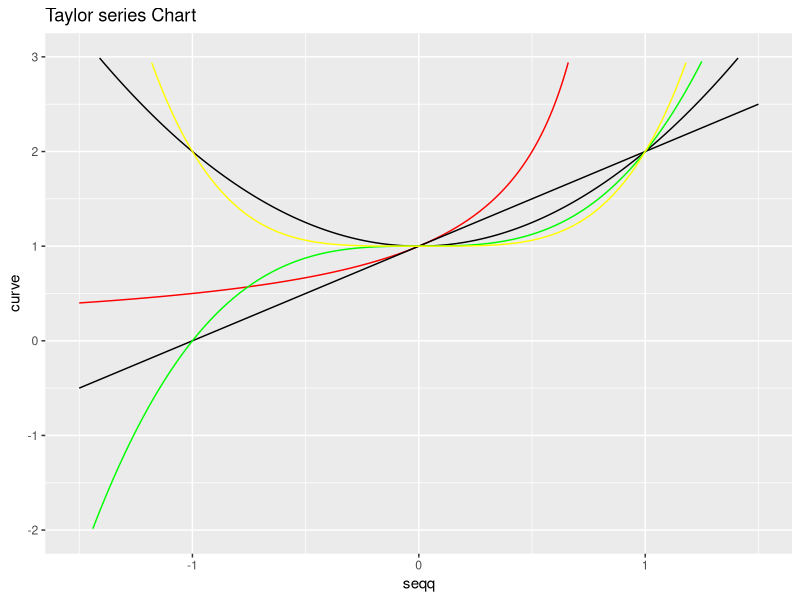
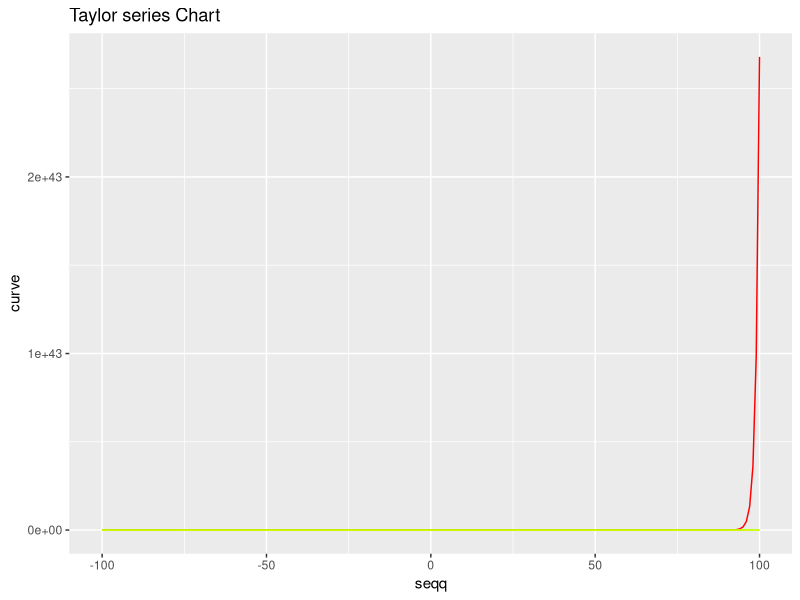
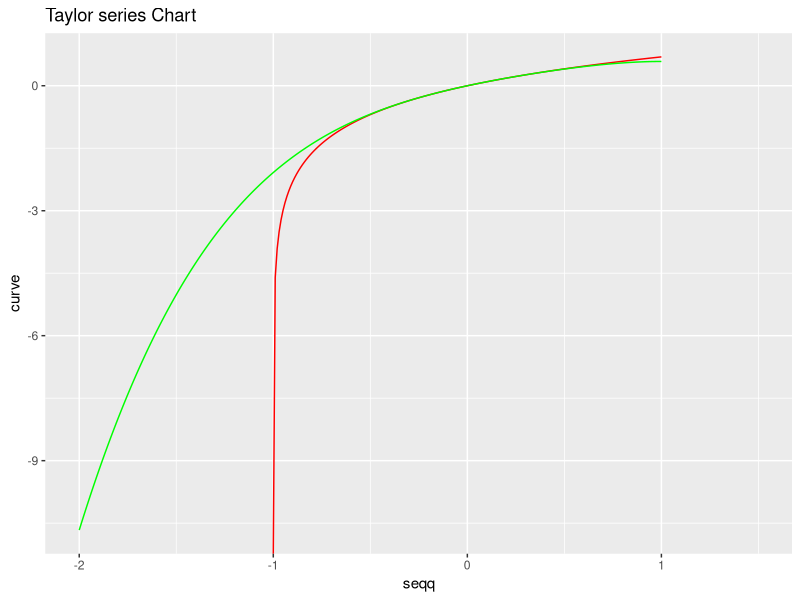

These charts were generated, in order, by the following R code:
## ---- chunk 1
library(ggplot2)
## ---- chunk 2

taylor_plot1 = data.frame(seqq = c(seq(-1.5, 1.5, 0.01)))

taylor_plot1$curve = 1/(1-taylor_plot1$seqq)

taylor_plot1$pol1 = 1+taylor_plot1$seqq

taylor_plot1$pol2 = 1+taylor_plot1$seqq^2
taylor_plot1$pol3 = 1+taylor_plot1$seqq^3
taylor_plot1$pol4 = 1+taylor_plot1$seqq^4

ggplot(taylor_plot1,aes(x=seqq)) + geom_line(aes(y=curve),colour="red")  + ggtitle("Taylor series Chart") + ylim(-2, 3) + xlim(-1.5,1.5)+ 
  geom_line(aes(y=pol1)) + geom_line(aes(y=pol2)) + geom_line(aes(y=pol3),color="green") + geom_line(aes(y=pol4),color="yellow")
## ---- chunk 3

taylor_plot2 = data.frame(seqq = c(seq(-100, 100, 1)))

taylor_plot2$curve = 2.7182^taylor_plot2$seqq

taylor_plot2$pol1 = taylor_plot2$seqq^3/factorial(3)
taylor_plot2$pol2 = taylor_plot2$seqq^16/factorial(16)

ggplot(taylor_plot2,aes(x=seqq)) + geom_line(aes(y=curve),colour="red")  + ggtitle("Taylor series Chart")  + 
  geom_line(aes(y=pol1),color="green") + geom_line(aes(y=pol2),color="yellow") #+ geom_line(aes(y=pol3),color="green") + geom_line(aes(y=pol4),color="yellow")
## ---- chunk 4

taylor_plot3 = data.frame(seqq = c(seq(-2, 1, 0.01)))

taylor_plot3$curve = log(taylor_plot3$seqq+1)

taylor_plot3$pol1 = taylor_plot3$seqq-(taylor_plot3$seqq^2/2)+(taylor_plot3$seqq^3/3)-(taylor_plot3$seqq^4/4)

ggplot(taylor_plot3,aes(x=seqq)) + geom_line(aes(y=curve),colour="red")  + ggtitle("Taylor series Chart") + xlim(-2,1.5)+ 
  geom_line(aes(y=pol1),color="green") # + geom_line(aes(y=pol2)) + geom_line(aes(y=pol3),color="green") + geom_line(aes(y=pol4),color="yellow")
